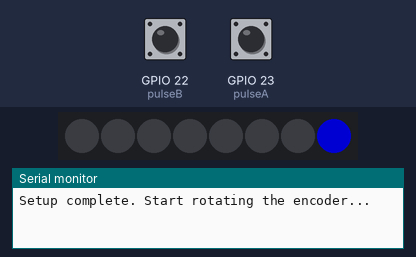
Bench run of a program on a simulated ESP32. Parts: 8 RGB LEDs in strip order, left to right, the last lines printed to the serial monitor. The test bench sets the inputs (shaded band); at power-on: GPIO 22 (pulseB) HIGH, GPIO 23 (pulseA) HIGH. Dim RGB values are drawn brighter than linear.

Above: at 0.07 s.
At 0.45 s:
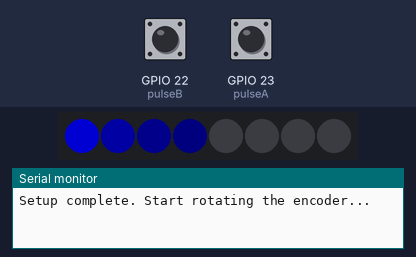
At 120.8 s:
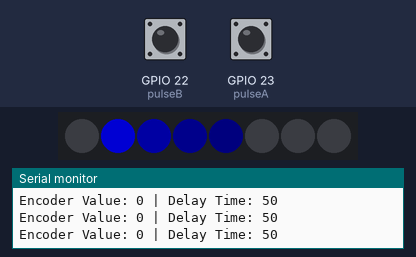

The program:

main.cpp
```cpp
#include <Arduino.h>
#include <Adafruit_NeoPixel.h>

#define ledPin 15
#define ledNum 8
Adafruit_NeoPixel pixels(ledNum, ledPin, NEO_GRB + NEO_KHZ800);

const int pulseA = 23;
const int pulseB = 22;
volatile int lastEncoded = 0;
volatile long encoderValue = 0;

IRAM_ATTR void handleRotary() {
    int MSB = digitalRead(pulseA);
    int LSB = digitalRead(pulseB);
    int encoded = (MSB << 1) | LSB;
    int sum = (lastEncoded << 2) | encoded;
    if (sum == 0b1101 || sum == 0b0100 || sum == 0b0010 || sum == 0b1011) encoderValue++;
    if (sum == 0b1110 || sum == 0b0111 || sum == 0b0001 || sum == 0b1000) encoderValue--;
    lastEncoded = encoded;

    if (encoderValue > 255) {
        encoderValue = 255;
    } else if (encoderValue < 0) {
        encoderValue = 0;
    }
}

void waterDrop(int i, int R, int G, int B, int maxTail = 4, int tail = 1) {
    int divider = exp(tail);
    pixels.setPixelColor(i, pixels.Color(R / divider, G / divider, B / divider));
    if (i < ledNum && tail < maxTail) {
        waterDrop(++i, R, G, B, maxTail, ++tail);
    }
}

void setup() {
    pixels.begin();

    pinMode(pulseA, INPUT_PULLUP);
    pinMode(pulseB, INPUT_PULLUP);
    attachInterrupt(digitalPinToInterrupt(pulseA), handleRotary, CHANGE);
    attachInterrupt(digitalPinToInterrupt(pulseB), handleRotary, CHANGE);

    Serial.begin(115200);
    Serial.println("Setup complete. Start rotating the encoder...");
}

void loop() {

    int delayTime = map(encoderValue, 0, 255, 50, 1000);


    static long lastPrintTime = 0;
    if (millis() - lastPrintTime > 500) {
        Serial.print("Encoder Value: ");
        Serial.print(encoderValue);
        Serial.print(" | Delay Time: ");
        Serial.println(delayTime);
        lastPrintTime = millis();
    }


    int R = 0;
    int G = 0;
    int B = 255;


    for (int i = 7; i >= 0; i--) {
        pixels.clear();
        waterDrop(i, R, G, B);
        pixels.show();
        delay(delayTime);
    }
}
```
